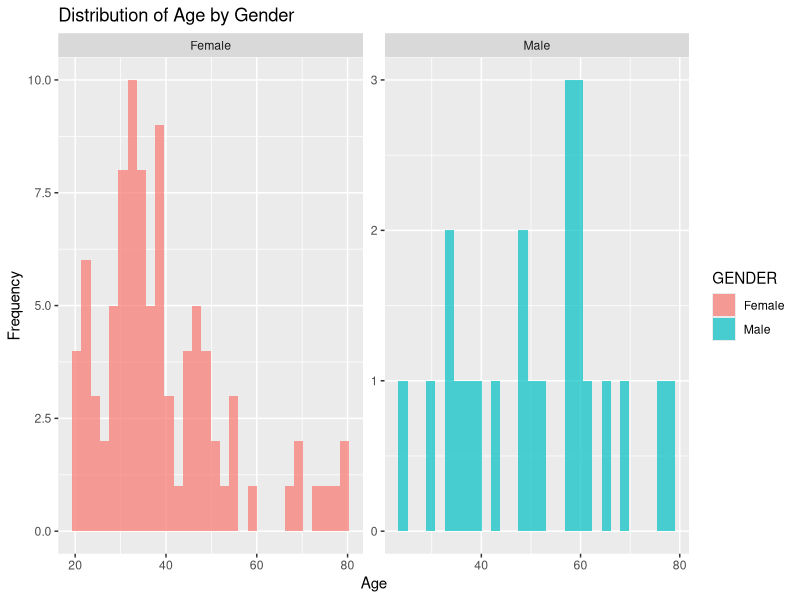
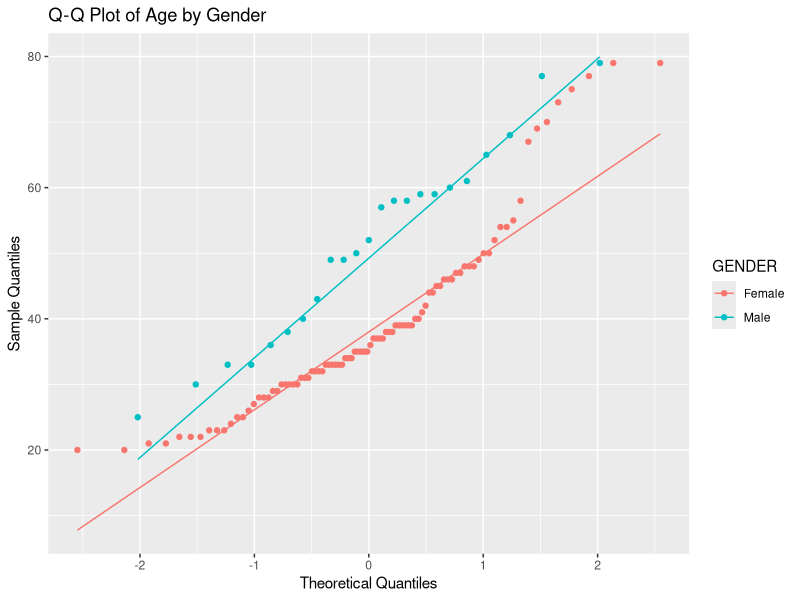
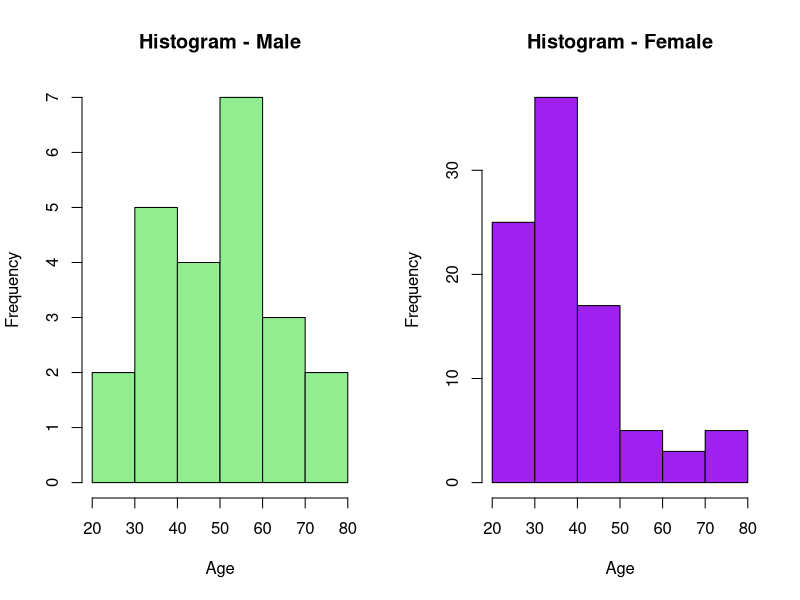
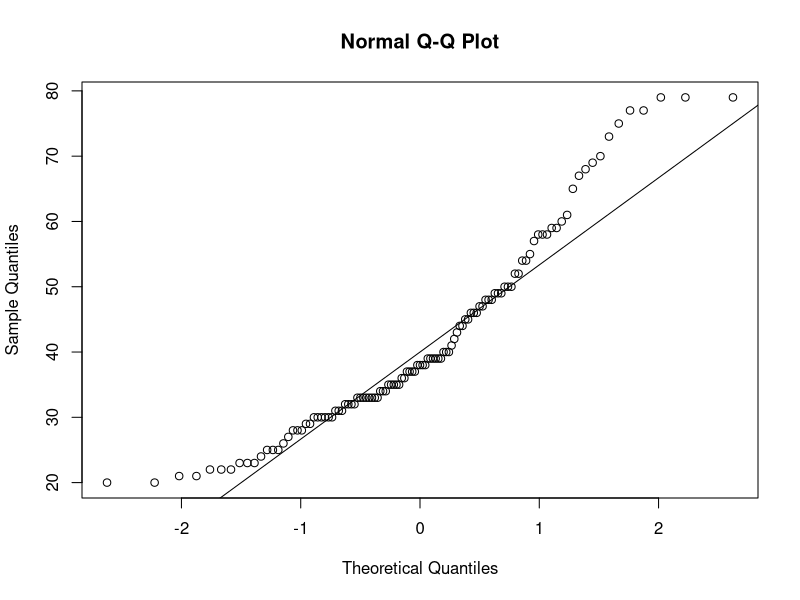
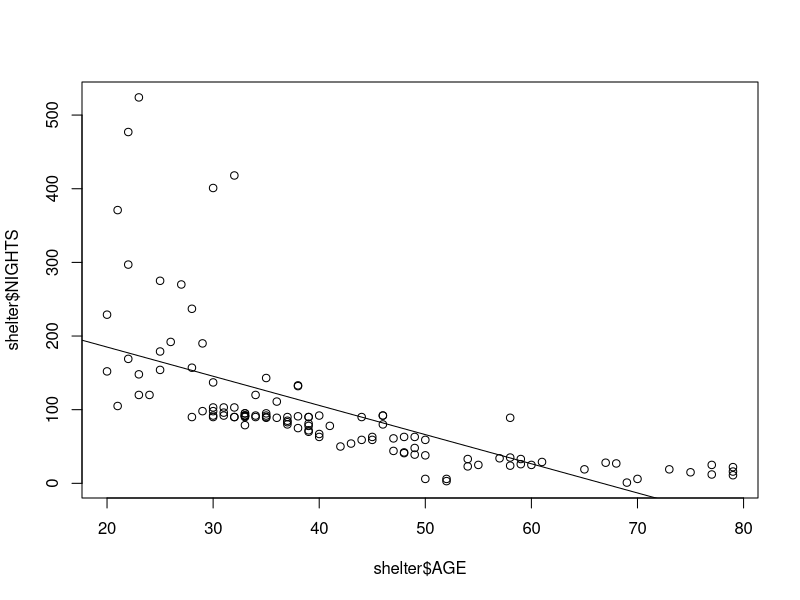
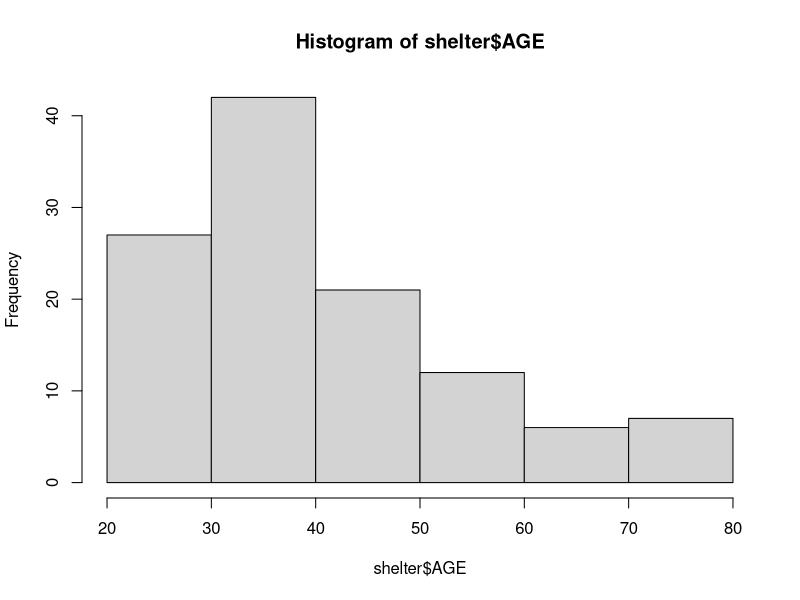
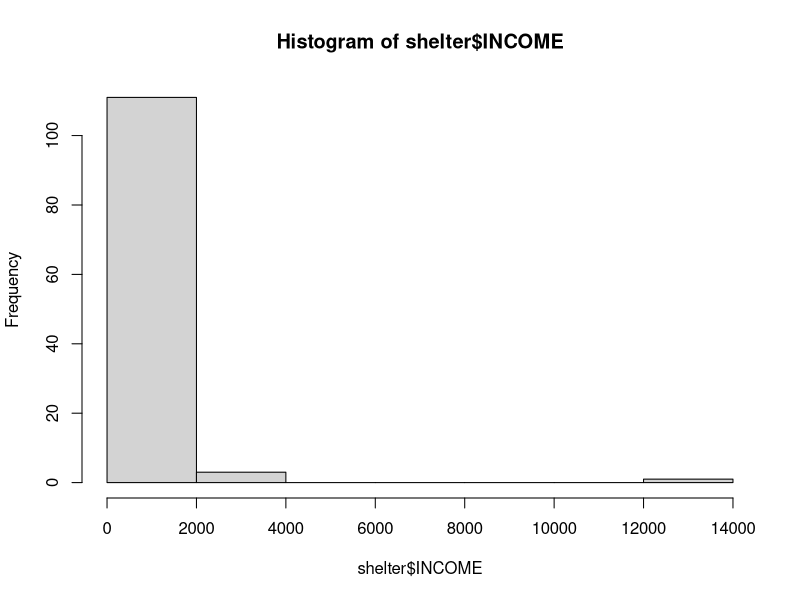
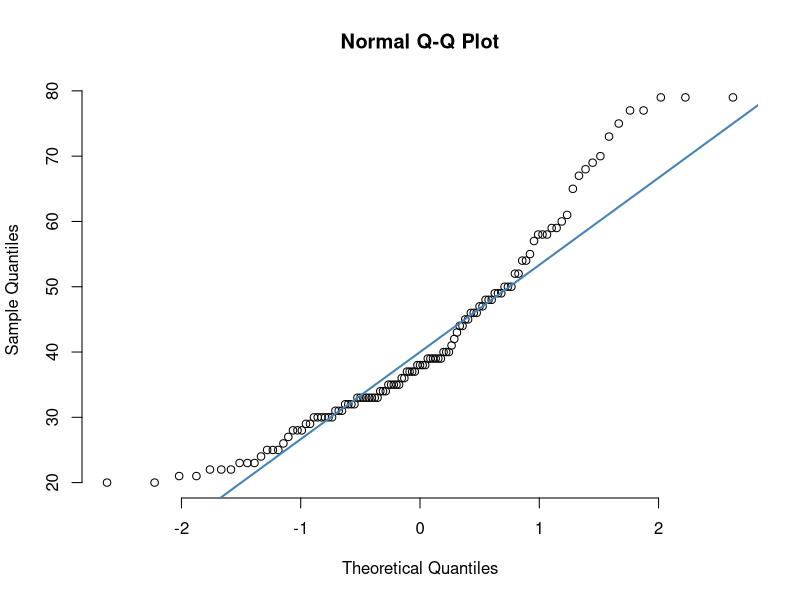

Reproduce these figures in R, in order.
## ---- chunk 1
knitr::opts_chunk$set(echo = TRUE, tidy = TRUE)
## ---- chunk 2
shelter <- read.csv("HomelessShelter.csv")
summary(shelter)
## ---- chunk 3
#T-test to compare mean age between different genders
t.test(AGE ~ GENDER, data = shelter)

#ANOVA to test for significant age differences across different gender categories
anova(aov(AGE ~ GENDER, data = shelter))

## ---- chunk 4
library(ggplot2)

#Histogram and QQ plot for age within each gender category
ggplot(shelter, aes(x = AGE, fill = GENDER)) +
  geom_histogram(position = "identity", bins = 30, alpha = 0.7) +
  facet_wrap(~GENDER, scales = "free") +
  ggtitle("Distribution of Age by Gender") +
  xlab("Age") +
  ylab("Frequency")

#QQ plot
ggplot(shelter, aes(sample = AGE, color = GENDER)) +
  stat_qq() +
  stat_qq_line() +
  ggtitle("Q-Q Plot of Age by Gender") +
  xlab("Theoretical Quantiles") +
  ylab("Sample Quantiles")

#Formal test for normality (Shapiro-Wilk test for each gender category)
shapiro_test_result <- by(shelter$AGE, shelter$GENDER, shapiro.test)
print(shapiro_test_result)
## ---- chunk 5
# Histogram for age within each gender category
par(mfrow=c(1, 2))
hist(shelter$AGE[shelter$GENDER == "Male"], main="Histogram - Male", xlab="Age", col="lightgreen")
hist(shelter$AGE[shelter$GENDER == "Female"], main="Histogram - Female", xlab="Age", col="purple")

#QQ plot
par(mfrow=c(1, 1))
qqnorm(shelter$AGE)
qqline(shelter$AGE)

table(shelter$GENDER)

shapiro.test(shelter$AGE[shelter$GENDER == "Male"])
shapiro.test(shelter$AGE[shelter$GENDER == "Female"])

#round(stat.desc(x=shelter$AGE, norm=TRUE), 3)
## ---- chunk 6
library(car)
leveneTest(shelter$AGE, shelter$GENDER)
## ---- chunk 7
wilcox.test(AGE ~ GENDER, data = shelter)
## ---- chunk 8
tab1 <- table(shelter$probation, shelter$substanceabuse)
tab1

chisq.test(tab1, correct = F)
## ---- chunk 9
lm1 <- lm(NIGHTS ~ AGE, data = shelter)
summary(lm1)

plot(shelter$NIGHTS ~ shelter$AGE)
abline(lm1) #plots the regression line

##the line is y = 264.2178 - 3.9619x

##The intercept, 264.2178, is the expected value of y (nights) when x (age) equals 0.

##The slope, -3.9619, is the expected change in y (nights) for 1 unit increase in x (age).

##Coefficient of Determination: 0.4053
## ---- chunk 10
shapiro.test(shelter$AGE)
shapiro.test(shelter$INCOME)

hist(shelter$AGE)
hist(shelter$INCOME)

qqnorm(shelter$AGE, pch = 1, frame = FALSE)
qqline(shelter$AGE, col = "steelblue", lwd = 2)

qqnorm(shelter$INCOME, pch = 1, frame = FALSE)
qqline(shelter$INCOME, col = "steelblue", lwd = 2)
## ---- chunk 11
shelter$GENDER <- as.factor(shelter$GENDER)
shelter$VETERAN <- as.factor(shelter$VETERAN)

lm1 <- lm(INCOME ~ AGE + GENDER + VETERAN + NIGHTS + substanceabuse + completed + probation + assistance_type, data = shelter)
summary(lm1)
